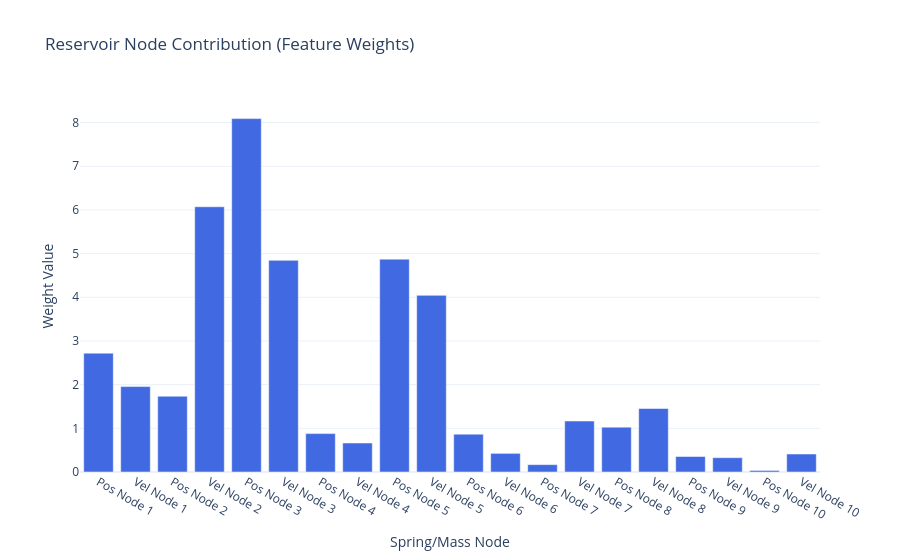
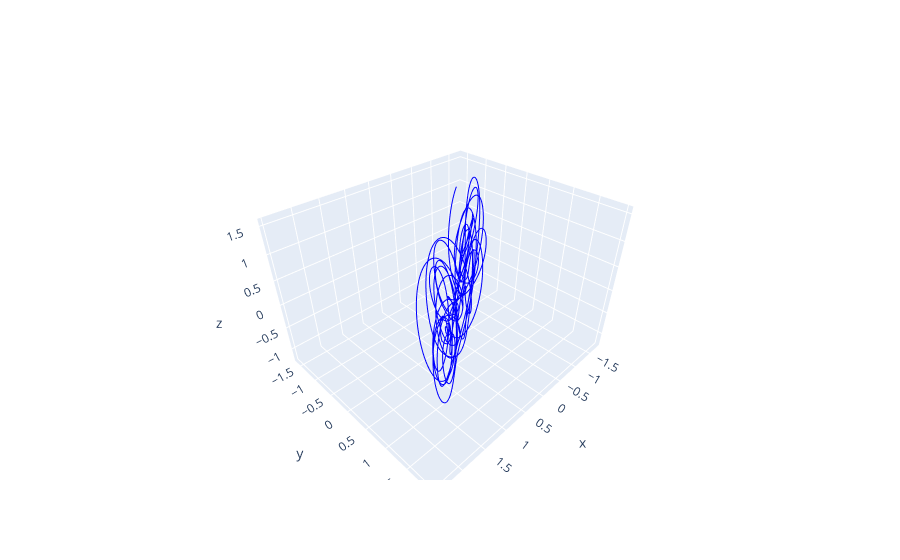

Notebook code cell kept with these figures, in order:
### Code cell
fig = weight_plot(np.linalg.norm(model.coef_, axis=0))
fig.show()
fig = lorentz_plot(Y_pred)
fig.show()
fig = spring_animation(disp, nodes_pos, connections_list)
fig.show()

### Figure 1 — Plotly figure (JSON) as saved in the notebook; plotly's stock layout.template omitted (floating-point values rounded to 4 significant figures)
{"data": [{"marker": {"color": ["royalblue", "royalblue", "royalblue", "royalblue", "royalblue", "royalblue", "royalblue", "royalblue", "royalblue", "royalblue", "royalblue", "royalblue", "royalblue", "royalblue", "royalblue", "royalblue", "royalblue", "royalblue", "royalblue", "royalblue"]}, "type": "bar", "x": ["Pos Node 1", "Vel Node 1", "Pos Node 2", "Vel Node 2", "Pos Node 3", "Vel Node 3", "Pos Node 4", "Vel Node 4", "Pos Node 5", "Vel Node 5", "Pos Node 6", "Vel Node 6", "Pos Node 7", "Vel Node 7", "Pos Node 8", "Vel Node 8", "Pos Node 9", "Vel Node 9", "Pos Node 10", "Vel Node 10"], "y": [2.721, 1.956, 1.736, 6.073, 8.091, 4.845, 0.879, 0.6638, 4.874, 4.045, 0.8671, 0.4267, 0.1684, 1.167, 1.027, 1.454, 0.355, 0.328, 0.03598, 0.4123]}], "layout": {"title": {"text": "Reservoir Node Contribution (Feature Weights)"}, "xaxis": {"title": {"text": "Spring/Mass Node"}}, "yaxis": {"title": {"text": "Weight Value"}}}}

### Figure 2 — Plotly figure (JSON) as saved in the notebook; plotly's stock layout.template omitted (floating-point values rounded to 4 significant figures; data arrays with more than 128 entries replaced by an {"elided": "..."} marker saying what was removed)
{"data": [{"line": {"color": "blue", "width": 2}, "mode": "lines", "type": "scatter3d", "x": {"elided": "4000 float values"}, "y": {"elided": "4000 float values"}, "z": {"elided": "4000 float values"}}], "layout": {}}
